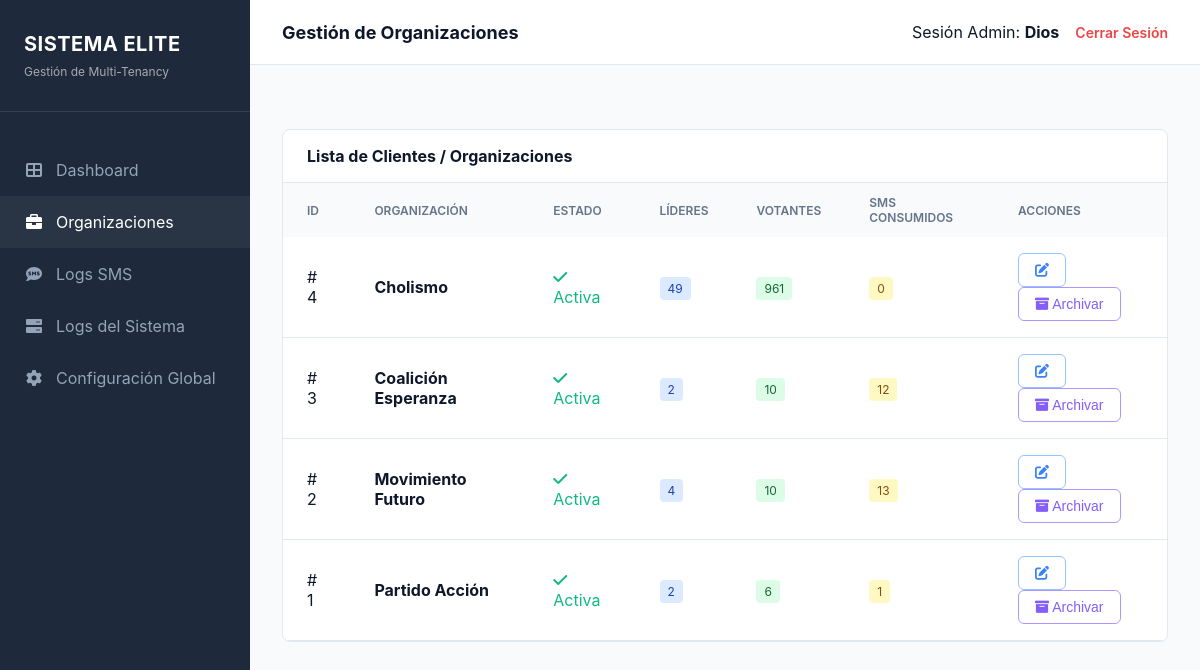
Screenshot of /superadmin_organizations.php (signed in) with the database file from the repository.
### tables this page shows
CREATE TABLE `organizaciones` (
  `id` int NOT NULL,
  `nombre_organizacion` varchar(100) NOT NULL,
  `status` varchar(20) DEFAULT 'active',
  `created_at` timestamp NULL DEFAULT CURRENT_TIMESTAMP
);

### superadmin_organizations.php (the view, shortened to what this page needs)
<?php
require_once 'config.php';
$stmt = $pdo->query("
    SELECT o.*,
    (SELECT COUNT(*) FROM users u WHERE u.organizacion_id = o.id) as total_users,
    (SELECT COUNT(*) FROM registros r WHERE r.organizacion_id = o.id AND r.tipo = 'votante') as total_voters,
    (SELECT COUNT(*) FROM registros r WHERE r.organizacion_id = o.id AND r.tipo = 'lider') as total_leaders,
    (SELECT SUM(sms_inscripcion + sms_citacion + sms_confirmacion) FROM registros r WHERE r.organizacion_id = o.id) as sms_credits
    FROM organizaciones o
    ORDER BY o.status ASC, o.id DESC
");
$orgs = $stmt->fetchAll(PDO::FETCH_ASSOC);
?>
<!DOCTYPE html>
<html lang="es">
<head>
    <link rel="stylesheet" href="assets/css/superadmin.css">
    <link rel="stylesheet" href="https://cdnjs.cloudflare.com/ajax/libs/font-awesome/6.0.0/css/all.min.css">
</head>
<body>
    <div class="superadmin-layout">
        <aside class="super-sidebar">
            <div class="super-sidebar-header">
                <h2>SISTEMA ELITE</h2>
                <div style="font-size: 0.75rem; opacity: 0.6; margin-top: 0.5rem;">Gestión de Multi-Tenancy</div>
            </div>
            <nav class="super-nav">
                <a href="superadmin_dashboard.php" class="super-nav-item">
                    <i class="fas fa-th-large"></i> Dashboard
                </a>
                <a href="superadmin_organizations.php" class="super-nav-item active">
                    <i class="fas fa-briefcase"></i> Organizaciones
                </a>
                <a href="superadmin_logs.php" class="super-nav-item">
                    <i class="fas fa-sms"></i> Logs SMS
                </a>
                <a href="superadmin_system_logs.php" class="super-nav-item">
                    <i class="fas fa-server"></i> Logs del Sistema
                </a>
                <a href="superadmin_config.php" class="super-nav-item">
                    <i class="fas fa-cog"></i> Configuración Global
                </a>
            </nav>
        </aside>
        <main class="super-main-content">
            <div class="super-topbar">
                <h1>Gestión de Organizaciones</h1>
                <div class="super-user-info">
                    <span>Sesión Admin: <strong>Dios</strong></span>
                    <a href="logout.php" class="btn-logout-super">Cerrar Sesión</a>
                </div>
            </div>
            <div class="super-content-area">
                <div class="orgs-table-container">
                    <h2>Lista de Clientes / Organizaciones</h2>
                    <table class="orgs-table">
                        <thead>
                            <tr>
                                <th>ID</th>
                                <th>Organización</th>
                                <th>Estado</th>
                                <th>Líderes</th>
                                <th>Votantes</th>
                                <th>SMS Consumidos</th>
                                <th>Acciones</th>
                            </tr>
                        </thead>
                        <tbody>
                            <?php foreach ($orgs as $org): ?>
                            <tr class="<?php echo ($org['status'] === 'archived') ? 'status-archived' : ''; ?>">
                                <td>#
                                    <?php echo $org['id']; ?>
                                </td>
                                <td><strong>
                                        <?php echo htmlspecialchars($org['nombre_organizacion']); ?>
                                    </strong></td>
                                <td>
                                    <span class="status-<?php echo $org['status']; ?>">
                                        <i
                                            class="fas <?php echo ($org['status'] === 'active') ? 'fa-check' : 'fa-archive'; ?>"></i>
                                        <?php echo ($org['status'] === 'active') ? 'Activa' : 'Archivada'; ?>
                                    </span>
                                </td>
                                <td><span class="metric-badge leaders">
                                        <?php echo $org['total_leaders']; ?>
                                    </span></td>
                                <td><span class="metric-badge voters">
                                        <?php echo $org['total_voters']; ?>
                                    </span></td>
                                <td><span class="metric-badge credits">
                                        <?php echo (int)$org['sms_credits']; ?>
                                    </span></td>
                                <td>
                                    <button
                                        onclick="openEditModal(<?php echo $org['id']; ?>, '<?php echo htmlspecialchars($org['nombre_organizacion']); ?>')"
                                        class="btn-super edit">
                                        <i class="fas fa-edit"></i>
                                    </button>
                                    <form method="POST" style="display:inline;">
                                        <button type="submit" class="btn-super archive">
                                            <i
                                                class="fas <?php echo ($org['status'] === 'active') ? 'fa-archive' : 'fa-box-open'; ?>"></i>
                                            <?php echo ($org['status'] === 'active') ? 'Archivar' : 'Reactivar'; ?>
                                        </button>
                                    </form>
                                </td>
                            </tr>
                            <?php
endforeach; ?>
                        </tbody>
                    </table>
                </div>
            </div>
        </main>
    </div>
</body>
</html>

### assets/css/superadmin.css (style rules this page uses)
:root { --bg-light: #f8fafc; --sidebar-bg: #1e293b; --primary-blue: #2563eb; --text-dark: #0f172a; --text-muted: #64748b; --border-color: #e2e8f0; }
body { margin: 0; font-family: 'Inter', 'Segoe UI', system-ui, sans-serif; background: var(--bg-light); color: var(--text-dark); }
.superadmin-layout { display: flex; min-height: 100vh; }
.super-sidebar { width: 250px; background: var(--sidebar-bg); color: white; position: fixed; height: 100vh; z-index: 100; }
.super-sidebar-header { padding: 2rem 1.5rem; border-bottom: 1px solid rgba(255, 255, 255, 0.1); }
.super-sidebar-header h2 { margin: 0; font-size: 1.25rem; font-weight: 700; letter-spacing: 0.5px; }
.super-nav { margin-top: 2rem; }
.super-nav-item { display: flex; align-items: center; padding: 1rem 1.5rem; color: #94a3b8; text-decoration: none; transition: all 0.2s ease; }
.super-nav-item:hover, .super-nav-item.active { background: rgba(255, 255, 255, 0.05); color: white; }
.super-nav-item i { margin-right: 0.75rem; width: 20px; text-align: center; }
.super-main-content { margin-left: 250px; flex: 1; }
.super-topbar { background: white; height: 64px; display: flex; align-items: center; justify-content: space-between; padding: 0 2rem; border-bottom: 1px solid var(--border-color); }
.super-topbar h1 { font-size: 1.125rem; margin: 0; }
.super-user-info { display: flex; align-items: center; }
.btn-logout-super { margin-left: 1rem; color: #ef4444; text-decoration: none; font-size: 0.875rem; font-weight: 600; }
.super-content-area { padding: 2rem; }
.orgs-table-container { background: white; border-radius: 0.5rem; border: 1px solid var(--border-color); margin-top: 2rem; overflow: hidden; }
.orgs-table-container h2 { font-size: 1rem; padding: 1rem 1.5rem; margin: 0; border-bottom: 1px solid var(--border-color); }
.orgs-table { width: 100%; border-collapse: collapse; }
.orgs-table th { text-align: left; background: #f8fafc; padding: 0.75rem 1.5rem; font-size: 0.75rem; color: var(--text-muted); text-transform: uppercase; font-weight: 600; }
.orgs-table td { padding: 1rem 1.5rem; border-bottom: 1px solid var(--border-color); }
.metric-badge { padding: 0.25rem 0.5rem; border-radius: 0.25rem; font-size: 0.75rem; }
.metric-badge.voters { background: #dcfce7; color: #166534; }
.metric-badge.leaders { background: #dbeafe; color: #1e40af; }
.metric-badge.credits { background: #fef9c3; color: #854d0e; }
.btn-super { padding: 0.5rem 1rem; border-radius: 0.375rem; border: 1px solid var(--border-color); background: white; font-size: 0.875rem; cursor: pointer; transition: all 0.2s; }
.btn-super.edit { color: #3b82f6; border-color: #93c5fd; }
.btn-super.archive { color: #845ef7; border-color: #b197fc; }
.status-active { color: #10b981; }

### rows the page displays
organizaciones: id "4", nombre_organizacion "Cholismo", status "Activa", total_leaders "49", total_voters "961", sms_credits "0"
organizaciones: id "3", nombre_organizacion "Coalición Esperanza", status "Activa", total_leaders "2", total_voters "10", sms_credits "12"
organizaciones: id "2", nombre_organizacion "Movimiento Futuro", status "Activa", total_leaders "4", total_voters "10", sms_credits "13"
organizaciones: id "1", nombre_organizacion "Partido Acción", status "Activa", total_leaders "2", total_voters "6", sms_credits "1"
